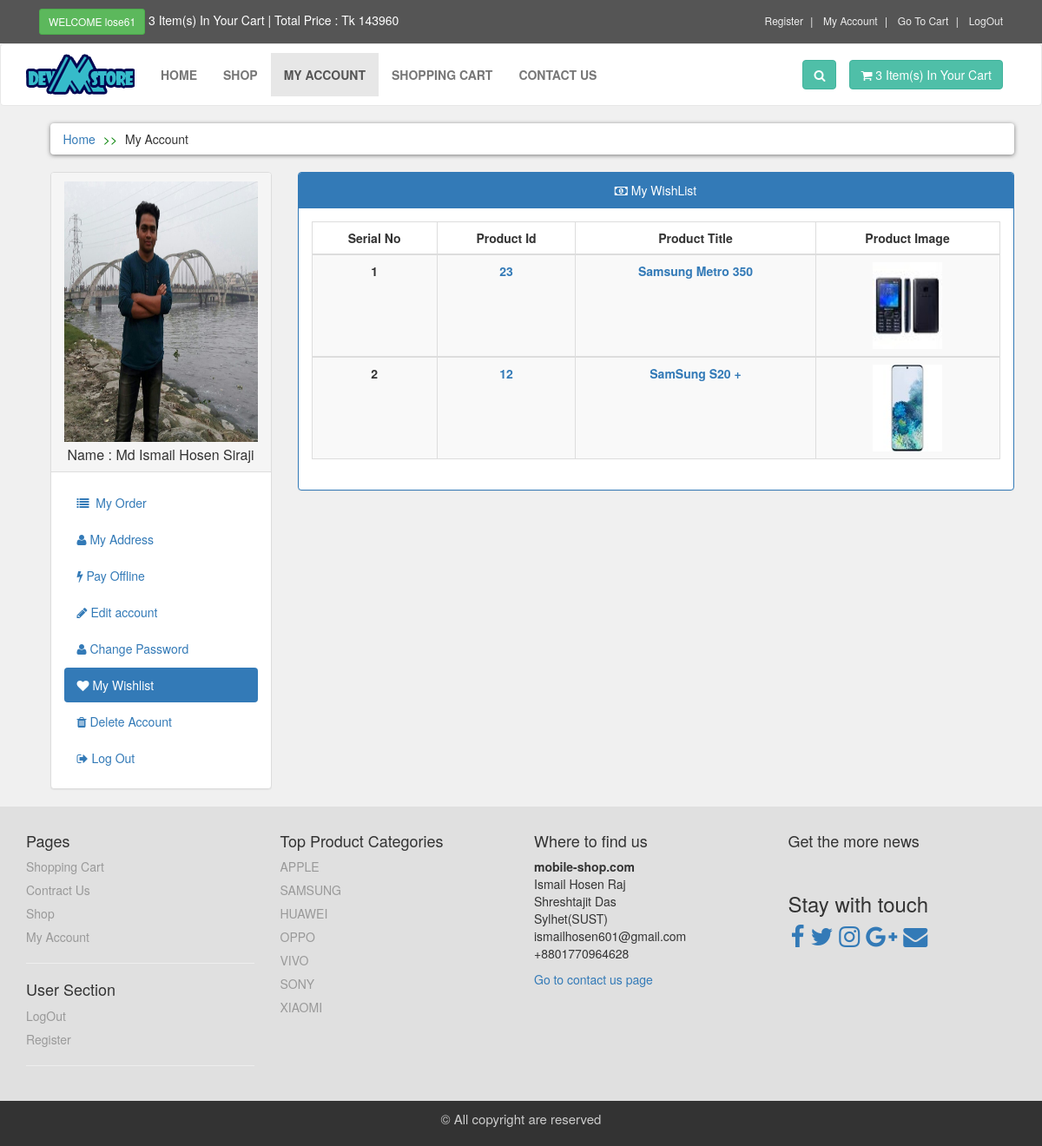
Screenshot of /customer/my_account.php?my_wishlist (signed in) with the database file from the repository.
### tables this page shows
CREATE TABLE IF NOT EXISTS `customer` (
  `customer_id` int(5) NOT NULL AUTO_INCREMENT,
  `customer_name` tinytext DEFAULT NULL,
  `customer_email` varchar(50) DEFAULT NULL,
  `customer_phone` int(11) DEFAULT NULL,
  `customer_username` varchar(50) DEFAULT NULL,
  `customer_password` varchar(50) DEFAULT NULL,
  `customer_division` varchar(30) DEFAULT NULL,
  `customer_district` varchar(40) DEFAULT NULL,
  `customer_thana` varchar(30) DEFAULT NULL,
  `customer_address` varchar(500) DEFAULT NULL,
  `customer_image` tinytext DEFAULT NULL,
  `customer_ip_address` tinytext DEFAULT NULL,
  `customer_shipping_address` text DEFAULT NULL,
  `status_` int(1) NOT NULL,
  PRIMARY KEY (`customer_id`),
  UNIQUE KEY `customer_email` (`customer_email`,`customer_phone`,`customer_username`)
);

CREATE TABLE IF NOT EXISTS `wishlist` (
  `wishlist_id` int(10) NOT NULL AUTO_INCREMENT,
  `p_id` int(5) DEFAULT NULL,
  `customer_id` int(5) DEFAULT NULL,
  `product_quantity` int(3) DEFAULT NULL,
  `product_color` tinytext DEFAULT NULL,
  PRIMARY KEY (`wishlist_id`),
  KEY `customer_id` (`customer_id`),
  KEY `p_id` (`p_id`)
);

CREATE TABLE IF NOT EXISTS `products` (
  `p_id` int(5) NOT NULL AUTO_INCREMENT,
  `p_cat_id` int(5) DEFAULT NULL,
  `cat_id` int(5) DEFAULT NULL,
  `date` timestamp NOT NULL DEFAULT current_timestamp() ON UPDATE current_timestamp(),
  `p_title` tinytext DEFAULT NULL,
  `p_img1` tinytext DEFAULT NULL,
  `p_img2` tinytext DEFAULT NULL,
  `p_img3` tinytext DEFAULT NULL,
  `p_price` int(7) DEFAULT NULL,
  `p_description` tinytext DEFAULT NULL,
  `p_keyword` tinytext DEFAULT NULL,
  `p_color1` tinytext DEFAULT NULL,
  `p_color2` tinytext DEFAULT NULL,
  `p_color3` tinytext DEFAULT NULL,
  `p_total_count` int(3) DEFAULT NULL,
  `description_id` int(5) DEFAULT NULL,
  `p_edit_date` timestamp NOT NULL DEFAULT '0000-00-00 00:00:00',
  PRIMARY KEY (`p_id`),
  KEY `p_cat_id` (`p_cat_id`),
  KEY `cat_id` (`cat_id`),
  KEY `description_id` (`description_id`)
);

CREATE TABLE IF NOT EXISTS `product_categories` (
  `p_cat_id` int(5) NOT NULL AUTO_INCREMENT,
  `p_cat_title` tinytext DEFAULT NULL,
  `p_cat_description` text DEFAULT NULL,
  PRIMARY KEY (`p_cat_id`)
);

### customer/my_wishlist.php (the view)
<div class="panel panel-primary">
    <div class="panel-heading text-center">
        <i class="fa fa-money"></i> My WishList
    </div>
    <div class="panel-body">
        <div class="table-responsive">
            <table class="table table-hover table-bordered table-striped">
                <thead>
                    <tr>
                        <th>Serial No</th>
                        <th>Product Id</th>
                        <th>Product Title</th>
                        <th>Product Image</th>
                    </tr>
                </thead>
                <?php
                    $i = 0;
                    $select ="SELECT * from wishlist";
                    $run_wish = mysqli_query($db,$select);
                    while($row = mysqli_fetch_array($run_wish)){
                        $i++;
                        $product_id = $row['p_id'];
                        $select_pro = "SELECT p_title,p_img1 from products where p_id = '$product_id'";
                        $row_pro = mysqli_fetch_array(mysqli_query($db,$select_pro));
                        $product_title = $row_pro['p_title'];
                        $product_image = $row_pro['p_img1'];
                ?>
                    <tbody>
                        <tr>
                            <th><?php echo $i ?></th>
                            <th><a href="../details.php?p_id=<?php echo $product_id ?>">
                            <?php echo $product_id ?></a></th>
                            <th><a href="../details.php?p_id=<?php echo $product_id ?>"><?php echo $product_title ?></a></th>
                            <th><a href="../details.php?p_id=<?php echo $product_id ?>">
                            <img height="100px" width="80px" src="../admin_area/product_images/upload_image/<?php echo $product_image ?>"></a></th>
                        </tr>
                    </tbody>
                <?php } ?>
            </table>
        </div>
    </div>
</div>

### customer/includes/sidebar.php
<div class="panel panel-default sidebar-menu">
    <?php
        $customer_username = $_SESSION['customer_username'];
        $select_customer = "select customer_image,customer_name from customer where customer_username = '$customer_username'";
        $run_customer = mysqli_query($db,$select_customer);
        $row = mysqli_fetch_array($run_customer);
        $customer_image = $row['customer_image'];
        $customer_name = $row['customer_name'];
    ?>
    <div class="panel-heading">
        <center >
            <img src="customer_images/upload/<?php echo $customer_image?>" class="img-responsive"  style="height: 300px;">
        </center>
        <h3 align="center" class=" panel-title" style="margin-top: 6px;">
            Name : <?php echo $customer_name ?>
        </h3>
    </div>
    <div class="panel-body">
        <ul class="nav nav-pills nav-stacked">
            <li class="
                <?php if(isset($_GET['my_order']))
                    {
                        echo "active";
                    }
                ?>
            ">
                <a href="my_account.php?my_order"><i class="fa fa-list"></i>&nbsp; My Order</a>
            </li>
            <li class="
                <?php if(isset($_GET['my_address']))
                    {
                        echo "active";
                    }
                ?>
            ">
                <a href="my_account.php?my_address"><i class="fa fa-user"></i>&nbsp;My Address</a>
            </li>
            <li class="
                <?php if(isset($_GET['pay_offline']))
                    {
                        echo "active";
                    }
                ?>
            ">
                <a href="my_account.php?pay_offline"><i class="fa fa-bolt"></i>&nbsp;Pay Offline</a>
            </li>
            <li class="
                    <?php
                        if(isset($_GET['edit_account']))
                        {
                            echo "active";
                        }
                    ?>
            ">
                <a href="my_account.php?edit_account"><i class="fa fa-pencil"></i>&nbsp;Edit account</a>
            </li>
            <li class="
                    <?php
                        if(isset($_GET['change_password']))
                        {
                            echo "active";
                        }
                    ?>
            ">
                <a href="my_account.php?change_password"><i class="fa fa-user"></i>&nbsp;Change Password</a>
            </li>
            <li class="
                    <?php
                        if(isset($_GET['my_wishlist']))
                        {
                            echo "active";
                        }
                    ?>
            ">
                <a href="my_account.php?my_wishlist"><i class="fa fa-heart"></i>&nbsp;My Wishlist</a>
            </li>
            <li class="
                    <?php
                        if(isset($_GET['delete_account']))
                        {
                            echo "active";
                        }
                    ?>
            ">
                <a href="my_account.php?delete_account"><i class="fa fa-trash"></i>&nbsp;Delete Account</a>
            </li>
            <li class="
                    <?php
                        if(isset($_GET['logout']))
                        {
                            echo "active";
                        }
                    ?>
            ">
                <a href="../logout.php"><i class="fa fa-sign-out"></i>&nbsp;Log Out</a>
            </li>
        </ul>
    </div>
</div>

### customer/includes/footer.php
<?php
    include("includes/db.php");
?>
<div id="footer">
    <div class="container">
        <div class="row">
            <div class="col-sm-6 col-md-3">
                <h4>Pages</h4>
                <ul>
                    <li><a href="../cart.php">Shopping Cart</a></li>
                    <li><a href="../contact.php">Contract Us</a></li>
                    <li><a href="../shop.php">Shop</a></li>
                    <li><a href="my_account.php?my_order">My Account</a></li>
                </ul>
                <hr>
                <h4>User Section</h4>
                <ul>
                    <li>
                        <?php
                            if(!isset($_SESSION['customer_username'])){
                                echo " <a href='../checkout.php'>Login</a> ";
                            }
                            else{
                                echo " <a href='../logout.php'>LogOut</a> ";
                            }
                        ?>
                    </li>
                    <li><a href="../customer_register.php">Register</a></li>
                    <hr>
                </ul>
            </div>
            <div class="col-sm-6 col-md-3">
                <h4>Top Product Categories</h4>
                <ul>
                    <?php
                        $get_top_pro_cat = "select * from product_categories LIMIT 0,7";
                        $run_top_pro_cat = mysqli_query($con,$get_top_pro_cat);
                        while ($row_top_pro_cat = mysqli_fetch_array($run_top_pro_cat)) {
                            $top_pro_cat_id = $row_top_pro_cat['p_cat_id'];
                            $top_pro_cat_title = $row_top_pro_cat['p_cat_title'];
                            echo "
                                <li><a href='../shop.php?p_cat_id=$top_pro_cat_id'>$top_pro_cat_title</a></li>
                            ";
                        }
                    ?>
                </ul>
            </div>
            <div class="col-sm-6 col-md-3">
                <h4>Where to find us</h4>
                <p>
                    <strong>mobile-shop.com</strong>
                    <br>Ismail Hosen Raj
                    <br>Shreshtajit Das
                    <br>Sylhet(SUST)
                    <br>ismailhosen601@gmail.com
                    <br>+8801770964628
                </p>
                <a href="../contact.php">Go to contact us page</a>
            </div>
            <div class="col-sm-6 col-md-3">
                <h4>Get the more news</h4><br>
                <h3>Stay with touch</h3>
                <div class="social_link">
                    <a href="https://www.facebook.com/hosen61" target="_blank"><i class="fa fa-facebook fa-2x" aria-hidden="true"></i></a>
                    <a href=""><i class="fa fa-twitter fa-2x" aria-hidden="true"></i></a>
                    <a href=""><i class="fa fa-instagram fa-2x" aria-hidden="true"></i></a>
                    <a href=""><i class="fa fa-google-plus fa-2x" aria-hidden="true"></i></a>
                    <a href=""><i class="fa fa-envelope fa-2x" aria-hidden="true"></i></a>
                </div>
            </div>
        </div>
    </div>
</div>
<div id="copyright">
    <div class="container">
        <div class="col-md-12">
            <p>&copy;&nbsp;All copyright are reserved</p>
        </div>
    </div>
</div>

### customer/styles/style.css (style rules this page uses)
body { font-size: 14px; line-height: 1.42857143; color: #333333; background: #f0f0f0; overflow-x: hidden; }
#footer { background: #e0e0e0; padding:20px 0; }
#footer ul { padding-left: 0; list-style: none; }
#footer ul li { margin-bottom: 7px; }
#footer ul a { padding: 20px 0; color: #999999; }
#footer .social_link { text-align: left; }
#footer .social_link a { margin-left:3px; }
#copyright { background: #333; color:#ccc; padding: 10px; font-size:15px; text-align: center; }
#content #cart .table tbody tr td,th { text-align: center; }

### rows the page displays
customer: customer_image (picture), customer_name "Md Ismail Hosen Siraji"
wishlist: p "23", products.p_title "Samsung Metro 350", products.p_img1 (picture)
wishlist: p "12", products.p_title "SamSung S20 +", products.p_img1 (picture)
product_categories: p_cat_title "APPLE"
product_categories: p_cat_title "SAMSUNG"
product_categories: p_cat_title "HUAWEI"
product_categories: p_cat_title "OPPO"
product_categories: p_cat_title "VIVO"
product_categories: p_cat_title "SONY"
product_categories: p_cat_title "XIAOMI"

### other values shown
$_SESSION['customer_username'] "lose61"
$count_item "3 3"
$total_price "143960"
